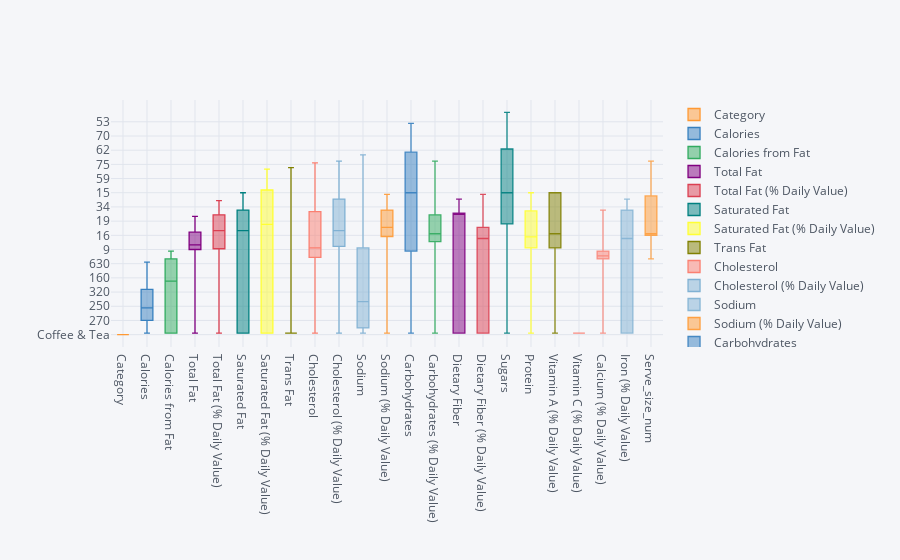

Notebook code cell kept with this figure:
### Code cell
Cof_Tea.iplot(kind='box')

### Figure 1 — Plotly figure (JSON) as saved in the notebook; plotly's stock layout.template omitted (floating-point values rounded to 4 significant figures)
{"data": [{"boxpoints": false, "line": {"width": 1.3}, "marker": {"color": "rgba(255, 153, 51, 1.0)"}, "name": "Category", "orientation": "v", "type": "box", "y": ["Coffee & Tea", "Coffee & Tea", "Coffee & Tea", "Coffee & Tea", "Coffee & Tea", "Coffee & Tea", "Coffee & Tea", "Coffee & Tea", "Coffee & Tea", "Coffee & Tea", "Coffee & Tea", "Coffee & Tea", "Coffee & Tea", "Coffee & Tea", "Coffee & Tea", "Coffee & Tea", "Coffee & Tea", "Coffee & Tea", "Coffee & Tea", "Coffee & Tea", "Coffee & Tea", "Coffee & Tea", "Coffee & Tea", "Coffee & Tea", "Coffee & Tea", "Coffee & Tea", "Coffee & Tea", "Coffee & Tea", "Coffee & Tea", "Coffee & Tea", "Coffee & Tea", "Coffee & Tea", "Coffee & Tea", "Coffee & Tea", "Coffee & Tea", "Coffee & Tea", "Coffee & Tea", "Coffee & Tea", "Coffee & Tea", "Coffee & Tea", "Coffee & Tea", "Coffee & Tea", "Coffee & Tea", "Coffee & Tea", "Coffee & Tea", "Coffee & Tea", "Coffee & Tea", "Coffee & Tea", "Coffee & Tea", "Coffee & Tea", "Coffee & Tea", "Coffee & Tea", "Coffee & Tea", "Coffee & Tea", "Coffee & Tea", "Coffee & Tea", "Coffee & Tea", "Coffee & Tea", "Coffee & Tea", "Coffee & Tea", "Coffee & Tea", "Coffee & Tea", "Coffee & Tea", "Coffee & Tea", "Coffee & Tea", "Coffee & Tea", "Coffee & Tea", "Coffee & Tea", "Coffee & Tea", "Coffee & Tea", "Coffee & Tea", "Coffee & Tea", "Coffee & Tea", "Coffee & Tea", "Coffee & Tea", "Coffee & Tea", "Coffee & Tea", "Coffee & Tea", "Coffee & Tea", "Coffee & Tea", "Coffee & Tea", "Coffee & Tea", "Coffee & Tea", "Coffee & Tea", "Coffee & Tea", "Coffee & Tea", "Coffee & Tea", "Coffee & Tea", "Coffee & Tea", "Coffee & Tea", "Coffee & Tea", "Coffee & Tea", "Coffee & Tea", "Coffee & Tea", "Coffee & Tea"]}, {"boxpoints": false, "line": {"width": 1.3}, "marker": {"color": "rgba(55, 128, 191, 1.0)"}, "name": "Calories", "orientation": "v", "type": "box", "y": [0, 0, 0, 0, 150, 180, 220, 110, 0, 0, 0, 170, 210, 280, 270, 340, 430, 270, 330, 430, 260, 330, 420, 210, 260, 330, 100, 130, 170, 200, 250, 310, 200, 250, 310, 190, 240, 300, 140, 170, 220, 340, 410, 500, 270, 330, 390, 320, 390, 480, 250, 310, 370, 360, 440, 540, 280, 340, 400, 140, 190, 270, 130, 180, 260, 130, 180, 250, 120, 170, 240, 80, 120, 160, 290, 350, 480, 240, 290, 390, 280, 340, 460, 230, 270, 370, 450, 550, 670, 450, 550, 670, 530, 630, 760]}, {"boxpoints": false, "line": {"width": 1.3}, "marker": {"color": "rgba(50, 171, 96, 1.0)"}, "name": "Calories from Fat", "orientation": "v", "type": "box", "y": [0, 0, 0, 0, 0, 0, 0, 0, 0, 0, 0, 80, 90, 120, 80, 90, 120, 80, 90, 120, 80, 90, 120, 80, 90, 120, 0, 0, 0, 0, 0, 0, 0, 0, 0, 0, 0, 0, 0, 0, 0, 100, 120, 150, 30, 30, 35, 100, 120, 150, 30, 30, 35, 120, 140, 180, 30, 30, 35, 40, 60, 80, 40, 60, 80, 40, 60, 80, 40, 60, 80, 40, 60, 80, 100, 110, 150, 45, 45, 50, 100, 110, 150, 45, 45, 50, 160, 200, 240, 170, 200, 250, 200, 240, 280]}, {"boxpoints": false, "line": {"width": 1.3}, "marker": {"color": "rgba(128, 0, 128, 1.0)"}, "name": "Total Fat", "orientation": "v", "type": "box", "y": [0, 0, 0, 0, 0, 0, 0, 0, 0, 0, 0, 9, 10, 14, 9, 10, 14, 9, 10, 14, 9, 10, 14, 9, 10, 14, 0, 0, 0.5, 0, 0, 0.5, 0, 0, 0.5, 0, 0, 0.5, 0, 0, 0.5, 11, 14, 17, 3.5, 3.5, 4, 11, 14, 17, 3.5, 3.5, 3.5, 13, 16, 20, 3.5, 3.5, 3.5, 4.5, 7, 9, 4.5, 7, 9, 4.5, 7, 9, 4.5, 7, 9, 4.5, 7, 9, 11, 13, 16, 5, 5, 6, 11, 13, 16, 5, 5, 6, 18, 22, 26, 19, 23, 27, 23, 26, 31]}, {"boxpoints": false, "line": {"width": 1.3}, "marker": {"color": "rgba(219, 64, 82, 1.0)"}, "name": "Total Fat (% Daily Value)", "orientation": "v", "type": "box", "y": [0, 0, 0, 0, 0, 0, 0, 0, 0, 0, 0, 13, 16, 21, 13, 16, 21, 13, 16, 21, 13, 16, 21, 13, 16, 21, 0, 0, 1, 0, 0, 1, 0, 0, 1, 0, 0, 1, 0, 0, 1, 18, 21, 26, 5, 6, 6, 17, 21, 26, 5, 5, 6, 21, 25, 31, 5, 5, 6, 7, 11, 14, 7, 11, 14, 7, 11, 14, 7, 11, 14, 7, 11, 14, 17, 19, 25, 8, 8, 9, 17, 19, 25, 8, 8, 8, 28, 34, 41, 29, 35, 42, 35, 41, 48]}, {"boxpoints": false, "line": {"width": 1.3}, "marker": {"color": "rgba(0, 128, 128, 1.0)"}, "name": "Saturated Fat", "orientation": "v", "type": "box", "y": [0, 0, 0, 0, 0, 0, 0, 0, 0, 0, 0, 5, 6, 8, 5, 6, 8, 5, 6, 8, 5, 6, 8, 5, 6, 8, 0, 0, 0, 0, 0, 0, 0, 0, 0, 0, 0, 0, 0, 0, 0, 7, 8, 10, 2, 2, 2.5, 7, 8, 10, 2, 2, 2.5, 8, 9, 12, 2, 2, 2.5, 3, 4.5, 6, 3, 4.5, 6, 3, 4.5, 6, 3, 4.5, 6, 3, 4.5, 6, 7, 8, 10, 3, 3.5, 3.5, 7, 7, 10, 3, 3, 3.5, 12, 14, 17, 12, 15, 17, 14, 17, 20]}, {"boxpoints": false, "line": {"width": 1.3}, "marker": {"color": "rgba(255, 255, 51, 1.0)"}, "name": "Saturated Fat (% Daily Value)", "orientation": "v", "type": "box", "y": [0, 0, 0, 0, 0, 0, 0, 0, 0, 0, 0, 24, 30, 39, 24, 30, 39, 24, 30, 39, 24, 30, 39, 24, 30, 39, 0, 0, 0, 0, 0, 0, 0, 0, 0, 0, 0, 0, 0, 0, 0, 34, 40, 49, 11, 11, 12, 33, 40, 49, 10, 11, 11, 39, 47, 58, 11, 11, 12, 15, 22, 29, 15, 22, 29, 15, 22, 29, 15, 22, 29, 15, 22, 29, 33, 38, 49, 16, 17, 18, 33, 37, 48, 16, 16, 17, 59, 71, 85, 60, 73, 87, 72, 85, 101]}, {"boxpoints": false, "line": {"width": 1.3}, "marker": {"color": "rgba(128, 128, 0, 1.0)"}, "name": "Trans Fat", "orientation": "v", "type": "box", "y": [0, 0, 0, 0, 0, 0, 0, 0, 0, 0, 0, 0, 0, 0, 0, 0, 0, 0, 0, 0, 0, 0, 0, 0, 0, 0, 0, 0, 0, 0, 0, 0, 0, 0, 0, 0, 0, 0, 0, 0, 0, 0, 0, 0.5, 0, 0, 0, 0, 0.5, 0.5, 0, 0, 0, 0, 0.5, 0.5, 0, 0, 0, 0, 0, 0, 0, 0, 0, 0, 0, 0, 0, 0, 0, 0, 0, 0, 0, 0, 0.5, 0, 0, 0, 0, 0, 0.5, 0, 0, 0, 1, 1, 1, 1, 1, 1.5, 1, 1, 1.5]}, {"boxpoints": false, "line": {"width": 1.3}, "marker": {"color": "rgba(251, 128, 114, 1.0)"}, "name": "Cholesterol", "orientation": "v", "type": "box", "y": [0, 0, 0, 0, 0, 0, 0, 0, 0, 0, 0, 25, 30, 40, 25, 30, 40, 25, 30, 40, 25, 30, 40, 25, 30, 40, 5, 5, 10, 5, 5, 10, 5, 5, 10, 5, 5, 10, 5, 5, 10, 35, 40, 50, 15, 15, 20, 35, 40, 50, 15, 15, 20, 40, 50, 60, 15, 15, 20, 15, 25, 35, 15, 25, 35, 15, 25, 35, 15, 25, 35, 15, 25, 35, 35, 40, 50, 20, 20, 25, 35, 40, 50, 20, 20, 25, 65, 75, 90, 65, 80, 95, 65, 80, 95]}, {"boxpoints": false, "line": {"width": 1.3}, "marker": {"color": "rgba(128, 177, 211, 1.0)"}, "name": "Cholesterol (% Daily Value)", "orientation": "v", "type": "box", "y": [0, 0, 0, 0, 0, 0, 0, 0, 0, 0, 0, 9, 11, 14, 9, 11, 14, 9, 11, 14, 9, 11, 14, 9, 11, 14, 2, 2, 3, 2, 2, 3, 2, 2, 3, 2, 2, 3, 2, 2, 3, 12, 14, 17, 5, 5, 6, 12, 14, 17, 5, 5, 6, 14, 16, 20, 5, 6, 7, 6, 9, 12, 6, 9, 12, 6, 9, 12, 6, 9, 12, 6, 9, 12, 12, 13, 17, 7, 7, 8, 12, 13, 17, 7, 7, 8, 21, 25, 30, 22, 27, 32, 22, 26, 32]}, {"boxpoints": false, "line": {"width": 1.3}, "marker": {"color": "rgba(128, 177, 211, 0.8999999999999999)"}, "name": "Sodium", "orientation": "v", "type": "box", "y": [10, 10, 15, 5, 10, 10, 10, 5, 0, 0, 0, 115, 140, 180, 115, 140, 180, 115, 140, 180, 115, 140, 190, 150, 190, 240, 110, 135, 180, 110, 135, 180, 110, 135, 180, 115, 140, 180, 150, 180, 240, 150, 190, 240, 150, 190, 240, 170, 220, 270, 170, 210, 270, 180, 220, 280, 180, 220, 280, 35, 50, 75, 35, 50, 65, 35, 50, 75, 40, 55, 80, 65, 90, 135, 125, 150, 220, 125, 150, 220, 140, 170, 250, 140, 170, 250, 125, 160, 190, 125, 160, 190, 135, 160, 200]}, {"boxpoints": false, "line": {"width": 1.3}, "marker": {"color": "rgba(255, 153, 51, 0.8999999999999999)"}, "name": "Sodium (% Daily Value)", "orientation": "v", "type": "box", "y": [0, 0, 1, 0, 0, 0, 1, 0, 0, 0, 0, 5, 6, 8, 5, 6, 8, 5, 6, 8, 5, 6, 8, 6, 8, 10, 5, 6, 7, 5, 6, 7, 5, 6, 7, 5, 6, 8, 6, 8, 10, 6, 8, 10, 6, 8, 10, 7, 9, 11, 7, 9, 11, 8, 9, 12, 7, 9, 12, 1, 2, 3, 2, 2, 3, 1, 2, 3, 2, 2, 3, 3, 4, 6, 5, 6, 9, 5, 6, 9, 6, 7, 10, 6, 7, 10, 5, 7, 8, 5, 7, 8, 6, 7, 8]}, {"boxpoints": false, "line": {"width": 1.3}, "marker": {"color": "rgba(55, 128, 191, 0.8999999999999999)"}, "name": "Carbohydrates", "orientation": "v", "type": "box", "y": [0, 0, 0, 0, 36, 45, 54, 27, 0, 0, 0, 15, 18, 24, 40, 50, 62, 40, 50, 62, 38, 48, 60, 24, 29, 37, 15, 19, 25, 41, 51, 63, 40, 51, 63, 39, 49, 60, 24, 30, 38, 49, 60, 72, 49, 60, 73, 45, 55, 66, 45, 56, 67, 50, 61, 73, 50, 61, 74, 23, 31, 47, 22, 29, 43, 21, 29, 43, 20, 27, 41, 9, 12, 18, 41, 50, 70, 41, 50, 71, 38, 46, 65, 38, 47, 65, 65, 80, 98, 64, 79, 96, 76, 91, 111]}, {"boxpoints": false, "line": {"width": 1.3}, "marker": {"color": "rgba(50, 171, 96, 0.8999999999999999)"}, "name": "Carbohydrates (% Daily Value)", "orientation": "v", "type": "box", "y": [0, 0, 0, 0, 12, 15, 18, 9, 0, 0, 0, 5, 6, 8, 13, 17, 21, 13, 17, 21, 13, 16, 20, 8, 10, 12, 5, 6, 8, 14, 17, 21, 13, 17, 21, 13, 16, 20, 8, 10, 13, 16, 20, 24, 16, 20, 24, 15, 18, 22, 15, 19, 22, 17, 20, 24, 17, 20, 25, 8, 10, 16, 7, 10, 14, 7, 10, 14, 7, 9, 14, 3, 4, 6, 14, 17, 23, 14, 17, 24, 13, 15, 22, 13, 16, 22, 22, 27, 33, 21, 26, 32, 25, 30, 37]}, {"boxpoints": false, "line": {"width": 1.3}, "marker": {"color": "rgba(128, 0, 128, 0.8999999999999999)"}, "name": "Dietary Fiber", "orientation": "v", "type": "box", "y": [0, 0, 0, 0, 0, 0, 0, 0, 0, 0, 0, 1, 1, 1, 1, 1, 1, 1, 1, 1, 1, 1, 1, 1, 1, 2, 1, 1, 1, 1, 1, 1, 1, 1, 1, 1, 1, 1, 1, 1, 2, 2, 2, 2, 2, 2, 2, 1, 1, 1, 1, 1, 1, 1, 1, 1, 1, 1, 1, 0, 0, 0, 0, 0, 0, 0, 0, 0, 0, 0, 0, 0, 0, 0, 1, 1, 2, 1, 1, 2, 0, 1, 1, 0, 1, 1, 1, 1, 1, 0, 0, 0, 1, 1, 1]}, {"boxpoints": false, "line": {"width": 1.3}, "marker": {"color": "rgba(219, 64, 82, 0.8999999999999999)"}, "name": "Dietary Fiber (% Daily Value)", "orientation": "v", "type": "box", "y": [0, 0, 0, 0, 0, 0, 0, 0, 0, 0, 0, 3, 4, 6, 3, 4, 6, 3, 4, 6, 3, 4, 6, 4, 5, 7, 3, 4, 6, 3, 4, 6, 3, 4, 6, 3, 4, 6, 4, 5, 7, 6, 8, 10, 6, 8, 10, 3, 4, 5, 3, 4, 5, 3, 4, 5, 3, 4, 5, 0, 0, 0, 0, 0, 0, 0, 0, 0, 0, 0, 0, 0, 0, 0, 4, 5, 8, 4, 5, 8, 0, 2, 3, 0, 2, 3, 3, 4, 4, 0, 0, 0, 5, 5, 5]}, {"boxpoints": false, "line": {"width": 1.3}, "marker": {"color": "rgba(0, 128, 128, 0.8999999999999999)"}, "name": "Sugars", "orientation": "v", "type": "box", "y": [0, 0, 0, 0, 36, 45, 54, 27, 0, 0, 0, 12, 15, 20, 38, 48, 59, 38, 47, 58, 36, 45, 56, 12, 15, 20, 13, 16, 21, 39, 48, 59, 38, 48, 59, 37, 46, 56, 13, 16, 21, 42, 53, 63, 43, 53, 64, 40, 50, 60, 41, 51, 61, 45, 56, 68, 46, 57, 69, 22, 30, 45, 21, 28, 42, 20, 28, 41, 19, 26, 39, 1, 2, 2, 34, 43, 62, 35, 43, 62, 33, 41, 59, 33, 41, 59, 57, 71, 88, 57, 71, 88, 67, 81, 99]}, {"boxpoints": false, "line": {"width": 1.3}, "marker": {"color": "rgba(255, 255, 51, 0.8999999999999999)"}, "name": "Protein", "orientation": "v", "type": "box", "y": [0, 0, 0, 0, 1, 1, 1, 0, 0, 0, 0, 9, 11, 15, 9, 11, 15, 9, 11, 15, 9, 11, 15, 9, 12, 15, 10, 12, 16, 10, 12, 16, 10, 12, 16, 10, 12, 16, 10, 12, 16, 10, 13, 16, 11, 13, 17, 10, 12, 16, 10, 13, 17, 11, 14, 17, 12, 14, 19, 1, 1, 2, 1, 1, 2, 1, 1, 2, 1, 1, 2, 1, 1, 2, 8, 9, 14, 8, 10, 14, 8, 9, 13, 8, 10, 14, 7, 9, 11, 7, 9, 11, 8, 9, 12]}, {"boxpoints": false, "line": {"width": 1.3}, "marker": {"color": "rgba(128, 128, 0, 0.8999999999999999)"}, "name": "Vitamin A (% Daily Value)", "orientation": "v", "type": "box", "y": [0, 0, 0, 0, 0, 0, 0, 0, 0, 0, 0, 8, 10, 15, 8, 10, 15, 8, 10, 15, 8, 10, 15, 8, 10, 15, 10, 15, 15, 10, 15, 15, 10, 15, 15, 10, 15, 15, 10, 15, 15, 10, 10, 15, 10, 15, 20, 10, 15, 15, 10, 15, 20, 10, 15, 20, 15, 20, 25, 4, 4, 6, 4, 4, 6, 4, 4, 6, 4, 4, 6, 4, 4, 6, 10, 10, 15, 10, 15, 20, 10, 10, 15, 10, 15, 20, 15, 15, 20, 15, 20, 20, 15, 15, 20]}, {"boxpoints": false, "line": {"width": 1.3}, "marker": {"color": "rgba(251, 128, 114, 0.8999999999999999)"}, "name": "Vitamin C (% Daily Value)", "orientation": "v", "type": "box", "y": [0, 0, 0, 0, 0, 0, 0, 0, 0, 0, 0, 0, 0, 0, 0, 0, 0, 0, 0, 0, 0, 0, 0, 0, 0, 0, 0, 0, 0, 0, 0, 0, 0, 0, 0, 0, 0, 0, 0, 0, 0, 0, 0, 0, 0, 0, 0, 0, 0, 0, 0, 0, 0, 0, 0, 0, 0, 0, 0, 0, 0, 0, 0, 0, 0, 0, 0, 0, 0, 0, 0, 0, 0, 0, 0, 0, 0, 0, 0, 0, 0, 0, 0, 0, 0, 0, 0, 0, 0, 0, 0, 0, 0, 0, 0]}, {"boxpoints": false, "line": {"width": 1.3}, "marker": {"color": "rgba(251, 128, 114, 0.7999999999999998)"}, "name": "Calcium (% Daily Value)", "orientation": "v", "type": "box", "y": [0, 0, 0, 0, 0, 0, 0, 0, 0, 0, 0, 30, 35, 50, 30, 35, 50, 30, 35, 50, 30, 35, 50, 30, 35, 50, 30, 40, 50, 30, 40, 50, 30, 40, 50, 30, 40, 50, 30, 40, 50, 30, 40, 50, 35, 40, 50, 30, 40, 50, 35, 40, 50, 40, 45, 60, 40, 50, 60, 4, 4, 8, 4, 4, 6, 4, 4, 8, 4, 4, 8, 4, 4, 8, 25, 30, 40, 25, 30, 45, 25, 30, 40, 25, 30, 45, 20, 25, 35, 25, 30, 35, 25, 30, 35]}, {"boxpoints": false, "line": {"width": 1.3}, "marker": {"color": "rgba(128, 177, 211, 0.7999999999999998)"}, "name": "Iron (% Daily Value)", "orientation": "v", "type": "box", "y": [0, 0, 0, 0, 0, 0, 0, 0, 0, 0, 0, 0, 0, 2, 0, 0, 2, 0, 0, 2, 0, 2, 2, 0, 0, 2, 0, 0, 2, 0, 0, 2, 0, 0, 2, 0, 2, 2, 0, 0, 2, 6, 6, 8, 6, 6, 8, 2, 2, 4, 2, 2, 4, 6, 6, 8, 6, 6, 8, 0, 0, 0, 0, 0, 0, 0, 0, 0, 0, 0, 0, 0, 0, 0, 4, 6, 8, 4, 6, 8, 2, 2, 4, 2, 2, 4, 4, 4, 4, 2, 2, 2, 4, 4, 6]}, {"boxpoints": false, "line": {"width": 1.3}, "marker": {"color": "rgba(255, 153, 51, 0.7999999999999998)"}, "name": "Serve_size_num", "orientation": "v", "type": "box", "y": ["16", "21", "30", "12", "16", "21", "30", "12", "12", "16", "16", "12", "16", "20", "12", "16", "20", "12", "16", "20", "12", "16", "20", "12", "16", "20", "12", "16", "20", "12", "16", "20", "12", "16", "20", "12", "16", "20", "12", "16", "20", "12", "16", "20", "12", "16", "20", "12", "16", "20", "12", "16", "20", "12", "16", "20", "12", "16", "20", "16", "22", "32", "16", "22", "32", "16", "22", "32", "16", "22", "32", "16", "22", "32", "12", "16", "22", "12", "16", "22", "12", "16", "22", "12", "16", "22", "12", "16", "22", "12", "16", "22", "12", "16", "22"]}], "layout": {"autosize": true, "legend": {"bgcolor": "#F5F6F9", "font": {"color": "#4D5663"}}, "paper_bgcolor": "#F5F6F9", "plot_bgcolor": "#F5F6F9", "title": {"font": {"color": "#4D5663"}}, "xaxis": {"autorange": true, "gridcolor": "#E1E5ED", "range": [-0.5, 22.5], "showgrid": true, "tickfont": {"color": "#4D5663"}, "title": {"font": {"color": "#4D5663"}, "text": ""}, "type": "category", "zerolinecolor": "#E1E5ED"}, "yaxis": {"autorange": true, "gridcolor": "#E1E5ED", "range": [-7.833, 148.8], "showgrid": true, "tickfont": {"color": "#4D5663"}, "title": {"font": {"color": "#4D5663"}, "text": ""}, "type": "category", "zerolinecolor": "#E1E5ED"}}}
